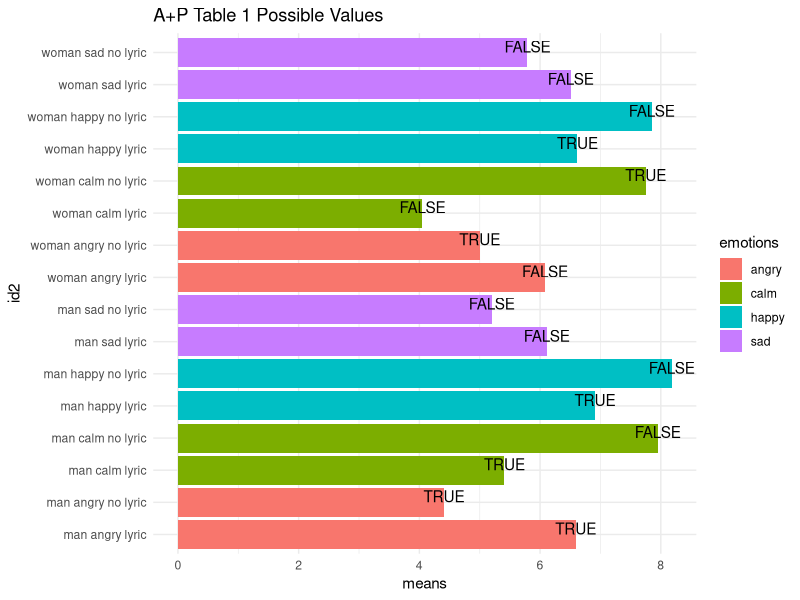

The R script that drew this image:
## ---- chunk 1
library(magrittr)
library(dplyr)
library(ggplot2)

# Function for Computing GRIM Tests


table_1_values <- c(7.85, 8.18, 6.62, 6.91, 
                    5.79, 5.20, 6.51, 6.11, 
                    7.75, 7.95, 4.05, 5.41, 
                    5.00, 4.41, 6.08, 6.59)


sd(table_1_values)

# Function for Computing GRIM Tests

grim_test <- function(sample_size, likert_start, likert_end, means){
  integer_values <- sample_size * means
  bottom <- round(floor(integer_values)/ sample_size, 2)
  top <- round(ceiling(integer_values)/ sample_size, 2)
  df <- data.frame(bottom, top, means)
  df$sample_size <- sample_size
  df$possible <- ifelse(df$bottom == means | df$top == means, yes = TRUE,no = FALSE)
  df
  }


table_1 <- grim_test(32, 1, 9, table_1_values)


table_1$gender <- rep(c("woman","man"),8)
table_1$lyrics <- rep(c("no lyric", "no lyric", "lyric","lyric"),4)
table_1$emotions <- c(rep("happy",4), rep("sad",4), rep("calm",4), rep("angry",4))

table_1 <- table_1 %>%
  tibble() %>%
    mutate(valence = case_when(
    emotions == "happy" ~ "positive",
    emotions == "calm" ~ "positive",
    emotions == "angry" ~ "negative",
    emotions == "sad" ~ "negative"
  ))

table_1 %>%
  arrange(emotions, lyrics)

mean(table_1$possible)


possible_bar_chart <- table_1 %>%
  tibble() %>%
  mutate(id = row_number()) %>%
  mutate(id2 = paste(gender, emotions, lyrics)) %>%
  ggplot(aes(y = means, 
             x = id2, 
             fill  = emotions)) +
  geom_bar(stat = "identity") +
  stat_summary(fun = sum, geom="text", aes(label=possible), vjust = 0) +
  theme_minimal() +
  coord_flip() +
  labs(title = "A+P Table 1 Possible Values")
## Unit Tests 

table_1 %>%
  select(means, possible) %>%
  arrange(means)

possible_bar_chart

table_2_values <- c(6.94, 6.42, 4.11, 
                    7.00, 5.73, 5.50,
                    6.47, 5.81, 3.98,
                    6.25, 4.81, 3.41)

table_3_values <- c(5.26, 5.64, 4.69,
                    3.63, 3.74, 2.57,
                    4.61, 5.74, 4.99, 
                    3.29, 2.95, 2.19)

table_4_values <- c(5.03, 5.11, 4.54, 4.31, 
                    3.53, 3.42, 2.86, 2.45,
                    6.38,  5.18, 4.40, 4.57, 
                    3.13, 3.22, 2.57, 2.30)


# Add what ones  are true and  not 


table_1 <- grim_test(32, 1, 9, table_1_values)
table_2 <- grim_test(32, 1, 9, table_2_values)
table_3 <- grim_test(36, 1, 9, table_3_values)
table_4 <- grim_test(36, 1, 9, table_4_values)

table_1 %>%
  summarise(m_poss = mean(possible),
            count = sum(possible))

table_2 %>%
  summarise(m_poss = mean(possible),
            count = sum(possible))

table_3 %>%
  summarise(m_poss = mean(possible),
            count = sum(possible))

table_4 %>%
  summarise(m_poss = mean(possible),
            count = sum(possible))

